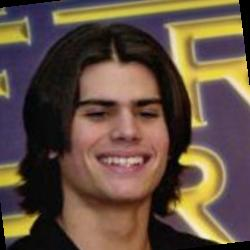
#> input picture fotos_treino/AJ_Lamas_AJ_Lamas_0001.jpg, 250 x 250 px
$ python train_pca.py --images_dir ../fotos_treino
#> lines starting #> are read from the running program, lines starting #| are printed output that depends on the picture
#> in load_training_vectors, img is the input picture: shape (250, 250, 3); mean B, G, R 64.9, 79.7, 99.5
### pc/face_capture.py


import cv2
import numpy as np

IMG_SIZE = 32

_face_cascade = cv2.CascadeClassifier(
    cv2.data.haarcascades + "haarcascade_frontalface_default.xml"
)


class NoFaceDetected(Exception):
    pass


def detect_and_normalize_face(frame_bgr, margin=0.2):
#> called with margin = 0.2
    gray_full = cv2.cvtColor(frame_bgr, cv2.COLOR_BGR2GRAY)
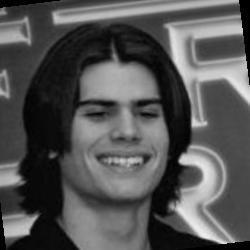
#> gray_full: shape (250, 250); min 0, max 242, mean 84
    faces = _face_cascade.detectMultiScale(
        gray_full, scaleFactor=1.1, minNeighbors=6, minSize=(80, 80)
    )
#> faces = [[62, 64, 122, 122]]

    if len(faces) == 0:
        raise NoFaceDetected("Nenhum rosto detectado no frame.")

    x, y, w, h = max(faces, key=lambda f: f[2] * f[3])
#> x = 62; y = 64; w = 122; h = 122

    mx, my = int(w * margin), int(h * margin)
#> mx = 24; my = 24
    x0, y0 = max(0, x - mx), max(0, y - my)
#> x0 = 38; y0 = 40
    x1, y1 = min(gray_full.shape[1], x + w + mx), min(gray_full.shape[0], y + h + my)
#> x1 = 208; y1 = 210

    face_crop = gray_full[y0:y1, x0:x1]
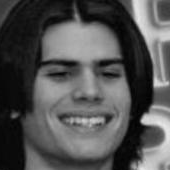
#> face_crop: shape (170, 170); min 0, max 231, mean 82.2
    face_resized = cv2.resize(face_crop, (IMG_SIZE, IMG_SIZE), interpolation=cv2.INTER_AREA)
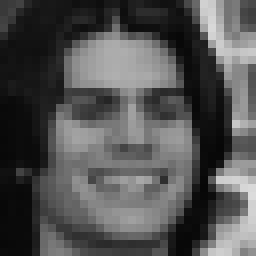
#> face_resized: shape (32, 32) (shown 8 times larger); min 7, max 220, mean 82.2

    face_eq = cv2.equalizeHist(face_resized)
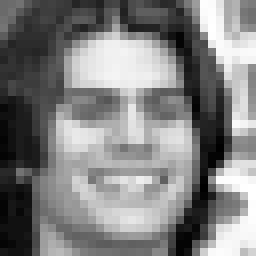
#> face_eq: shape (32, 32) (shown 8 times larger); min 0, max 255, mean 128.4

    return face_eq.astype(np.float64).flatten() / 255.0, (x0, y0, x1, y1)


# [15 lines left out: function capture_face_vector, not called in this run]

### pc/pca_eigenfaces.py

import numpy as np


class EigenfaceModel:
    def __init__(self, n_components=24):
        self.n_components = n_components
        self.mean_ = None
        self.components_ = None
        self.scale_ = None

    def fit(self, X):
        self.mean_ = X.mean(axis=0)
        Xc = X - self.mean_

        U, S, Vt = np.linalg.svd(Xc, full_matrices=False)
        self.components_ = Vt[: self.n_components]


        projected = Xc @ self.components_.T
        self.scale_ = 127.0 / (np.abs(projected).max() + 1e-8)
        return self

    def project(self, X):
        Xc = X - self.mean_
        return Xc @ self.components_.T

    # [4 lines left out: function project_quantized, not called in this run]

    def save(self, path):
        np.savez(
            path,
            mean=self.mean_,
            components=self.components_,
            scale=self.scale_,
            n_components=self.n_components,
        )

    # [8 lines left out: function load, not called in this run]

### pc/train_pca.py

import argparse
import glob
import os
import sys

import cv2
import numpy as np

from face_capture import detect_and_normalize_face, NoFaceDetected
from pca_eigenfaces import EigenfaceModel


def load_training_vectors(images_dir):
    paths = sorted(
        glob.glob(os.path.join(images_dir, "*.jpg"))
        + glob.glob(os.path.join(images_dir, "*.jpeg"))
        + glob.glob(os.path.join(images_dir, "*.png"))
    )
    if not paths:
        sys.exit(f"Nenhuma imagem encontrada em {images_dir}")

    vectors = []
    skipped = 0
    for p in paths:
        img = cv2.imread(p)
        if img is None:
            skipped += 1
            continue
        try:
            vec, _ = detect_and_normalize_face(img)
#> vec = 1024 values, max 1 at index 122, min 0 at index 603, mean 0.503
            vectors.append(vec)
        except NoFaceDetected:
            skipped += 1
#> pass 2 of the loop in load_training_vectors, `for p in paths:`:
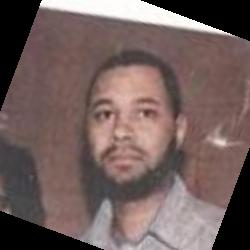
#> input picture fotos_treino/Aaron_Patterson_Aaron_Patterson_0001.jpg, 250 x 250 px
#> in load_training_vectors, img is the input picture: shape (250, 250, 3); mean B, G, R 92.7, 95.1, 114.2
#> in detect_and_normalize_face (call 2), `gray_full = cv2.cvtColor(frame_bgr, cv2.COLOR_BGR2GRAY)`:
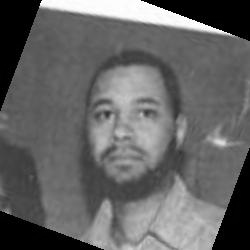
#> gray_full: shape (250, 250); min 0, max 255, mean 100.6
#> faces = [[71, 72, 108, 108]]
#> x = 71; y = 72; w = 108
#> mx = 21
#> x0 = 50; y0 = 51
#> x1 = 200; y1 = 201
#> face_crop: shape (150, 150)
#> in detect_and_normalize_face (call 2), `face_eq = cv2.equalizeHist(face_resized)`:
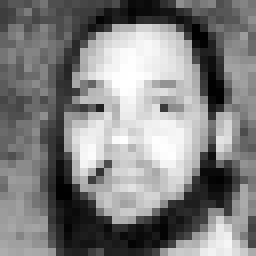
#> face_eq: shape (32, 32) (shown 8 times larger); min 0, max 255, mean 129
#> vec = 1024 values, max 1 at index 304, min 0 at index 346, mean 0.506

    print(f"{len(vectors)} rostos aproveitados, {skipped} imagens descartadas "
          f"(sem rosto detectado ou ilegíveis).")
#| 2 rostos aproveitados, 0 imagens descartadas (sem rosto detectado ou ilegíveis).

    if len(vectors) < 20:
        print("AVISO: menos de 20 amostras — a base PCA pode ficar instável/"
              "enviesada. Recomendo pelo menos algumas dezenas de fotos variadas.")

    return np.array(vectors)


def main():
    ap = argparse.ArgumentParser()
    ap.add_argument("--images_dir", required=True)
    ap.add_argument("--out", default="model.npz")
    ap.add_argument("--components", type=int, default=32,
                     help="precisa bater com VECTOR_LEN em serial_protocol.py (32)")
    args = ap.parse_args()

    X = load_training_vectors(args.images_dir)

    model = EigenfaceModel(n_components=args.components).fit(X)
#> in fit, `self.mean_ = X.mean(axis=0)`: self.mean_ = 1024 values, max 0.976 at index 302, min 0.0353 at index 634, mean 0.505
#> in fit, `U, S, Vt = np.linalg.svd(Xc, full_matrices=False)`: U = [[-0.707, 0.707], [0.707, 0.707]]; S = [7.53, 2.81e-15]
#> in fit, `projected = Xc @ self.components_.T`: projected = [[-5.33, 5.51e-15], [5.33, -4.76e-15]]
#> in fit, `self.scale_ = 127.0 / (np.abs(projected).max() + 1e-8)`: self.scale_ = 23.85
    model.save(args.out)

    print(f"Modelo treinado e salvo em {args.out} "
          f"({args.components} componentes, {X.shape[0]} amostras de treino).")
#| Modelo treinado e salvo em model.npz (32 componentes, 2 amostras de treino).


if __name__ == "__main__":
    main()
